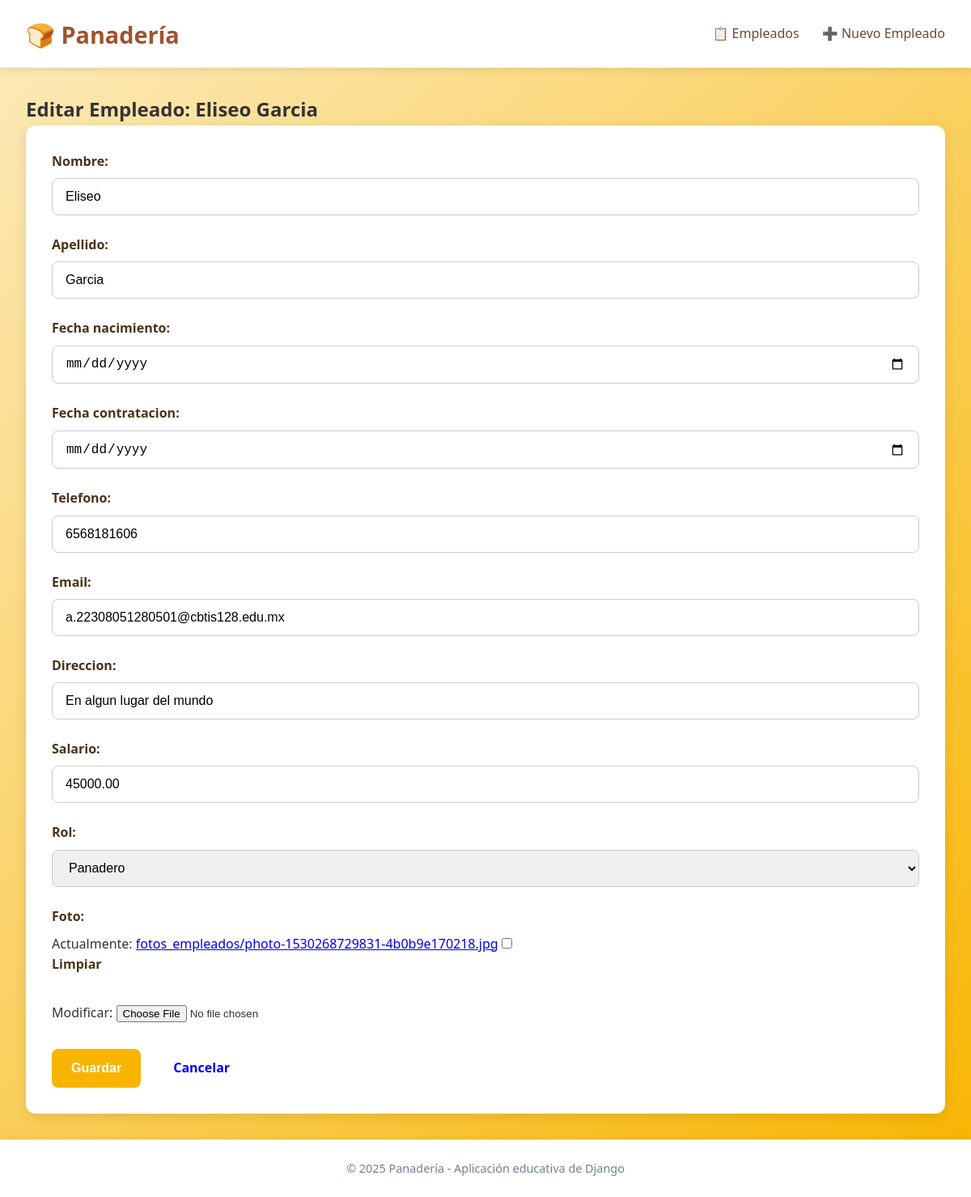
/empleado/editar/1/, run on the app's committed database.
### app_empleados/models.py (models this page shows, shortened)
class Empleado(models.Model):
    nombre = models.CharField(max_length=100)
    apellido = models.CharField(max_length=100)
    fecha_nacimiento = models.DateField()
    fecha_contratacion = models.DateField()
    telefono = models.CharField(max_length=20, blank=True, null=True)
    email = models.EmailField(max_length=100, unique=True, blank=True, null=True)
    direccion = models.CharField(max_length=255, blank=True, null=True)
    salario = models.DecimalField(max_digits=10, decimal_places=2)
    rol = models.ForeignKey(Rol, on_delete=models.SET_NULL, related_name='empleados', blank=True, null=True)
    foto = models.ImageField(upload_to='fotos_empleados/', blank=True, null=True)
    class Meta:
        verbose_name = "Empleado"
        verbose_name_plural = "Empleados"
        ordering = ['apellido', 'nombre'] # Ordenar por apellido y luego nombre

### app_empleados/views.py (the view)
# urls.py: path('empleado/editar/<int:empleado_id>/', views.editar_empleado, name='editar_empleado'),
def editar_empleado(request, empleado_id):
    empleado = get_object_or_404(Empleado, id=empleado_id)
    if request.method == 'POST':
        form = EmpleadoForm(request.POST, request.FILES, instance=empleado)
        if form.is_valid():
            form.save()
            return redirect('app_empleados:detalle_empleado', empleado_id=empleado.id)
    else:
        form = EmpleadoForm(instance=empleado)
    return render(request, 'formulario_empleado.html', {'form': form, 'titulo': f'Editar Empleado: {empleado.nombre} {empleado.apellido}'})

### app_empleados/forms.py
class EmpleadoForm(forms.ModelForm):
    class Meta:
        model = Empleado
        fields = [
            'nombre', 'apellido', 'fecha_nacimiento', 'fecha_contratacion',
            'telefono', 'email', 'direccion', 'salario', 'rol', 'foto'
        ]
        widgets = {
            'fecha_nacimiento': forms.DateInput(attrs={'type': 'date'}),
            'fecha_contratacion': forms.DateInput(attrs={'type': 'date'}),
        }

### app_empleados/models.py (called while the page is built)
    def __str__(self):
        return self.nombre_rol

### app_empleados/templates/formulario_empleado.html (shortened to what this page needs)
{% extends 'base.html' %}
{% block contenido %}
<h2>{{ titulo }}</h2>
<form method="post" enctype="multipart/form-data" class="form-styled">
    {% for field in form %}
        <div class="form-group">
            <label for="{{ field.id_for_label }}">{{ field.label }}:</label>
            {{ field }}
        </div>
    {% endfor %}
    <div class="actions">
        <button type="submit" class="btn btn-primary">Guardar</button>
        <a href="{% url 'app_empleados:listar_empleados' %}" class="btn">Cancelar</a>
    </div>
</form>
{% endblock %}

### app_empleados/templates/base.html (shortened to what this page needs)
{% load static %}
<!DOCTYPE html>
<html lang="es">
<head>
    <link rel="stylesheet" href="{% static 'css/styles.css' %}">
</head>
<body>
    <div class="wrapper">
        <header class="main-header">
            <h1><a href="{% url 'app_empleados:listar_empleados' %}">🍞 Panadería</a></h1>
            <nav class="main-nav">
                <a href="{% url 'app_empleados:listar_empleados' %}">📋 Empleados</a>
                <a href="{% url 'app_empleados:crear_empleado' %}">➕ Nuevo Empleado</a>
            </nav>
        </header>
        <main class="main-content">
            {% block contenido %}{% endblock %}
        </main>
        <footer class="main-footer">
            <p>© 2025 Panadería - Aplicación educativa de Django</p>
        </footer>
    </div>
</body>
</html>

### app_empleados/static/css/styles.css (style rules this page uses)
* { margin: 0; padding: 0; box-sizing: border-box; }
body { font-family: 'Segoe UI', Tahoma, Geneva, Verdana, sans-serif; background: linear-gradient(135deg, #fceabb 0%, #f8b500 100%); color: #333; line-height: 1.6; }
.wrapper { min-height: 100vh; display: flex; flex-direction: column; }
.main-header { background: white; padding: 1rem 2rem; display: flex; justify-content: space-between; align-items: center; box-shadow: 0 2px 10px rgba(0,0,0,0.1); border-bottom: 1px solid #eee; }
.main-header h1 a { color: #a0522d; text-decoration: none; font-size: 1.8rem; font-weight: 700; }
.main-nav a { margin-left: 1.5rem; color: #694b2a; text-decoration: none; font-weight: 500; transition: color 0.3s; }
.main-content { flex: 1; padding: 2rem; max-width: 1200px; margin: 0 auto; width: 100%; }
.form-styled { background: white; padding: 2rem; border-radius: 12px; box-shadow: 0 4px 15px rgba(0,0,0,0.1); }
.form-group { margin-bottom: 1.5rem; }
.form-group label { display: block; margin-bottom: 0.5rem; font-weight: 600; color: #4a331a; }
.form-group input[type="text"], .form-group input[type="email"], .form-group input[type="date"], .form-group input[type="number"], .form-group textarea, .form-group select { width: 100%; padding: 0.8rem 1rem; border: 1px solid #ccc; border-radius: 8px; font-size: 1rem; transition: border-color 0.3s; }
.btn { padding: 0.7rem 1.5rem; border: none; border-radius: 8px; font-weight: 600; cursor: pointer; transition: background 0.3s, transform 0.1s; text-decoration: none; display: inline-block; font-size: 1rem; }
.btn-primary { background: #f8b500; color: white; }
.actions { margin-top: 2rem; display: flex; gap: 1rem; flex-wrap: wrap; justify-content: flex-start; }
.main-footer { text-align: center; padding: 1.5rem; background: white; color: #718096; font-size: 0.9rem; margin-top: auto; box-shadow: 0 -2px 10px rgba(0,0,0,0.05); }

### data on the page
Empleado: form "Eliseo" "Garcia" "6568181606" "a.22308051280501@cbtis128.edu.mx" "En algun lugar del mundo" "45000.00" "Panadero"

### other printed values
{{ titulo }} "Editar Empleado: Eliseo Garcia"
{{ field.label }} "Nombre" "Apellido" "Fecha nacimiento" "Fecha contratacion" "Telefono" "Email" "Direccion" "Salario" "Rol" "Foto"
